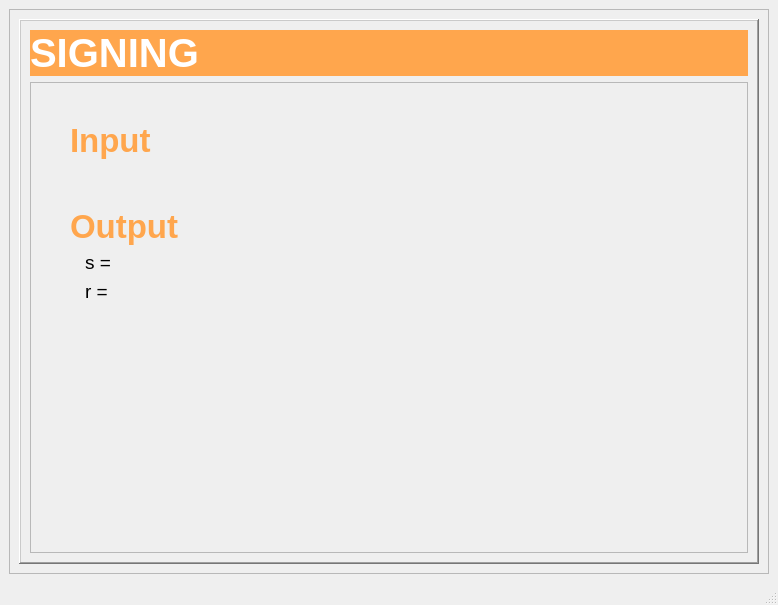
<?xml version="1.0" encoding="UTF-8"?>
<ui version="4.0">
 <class>MainWindow</class>
 <widget class="QMainWindow" name="MainWindow">
  <property name="geometry">
   <rect>
    <x>0</x>
    <y>0</y>
    <width>778</width>
    <height>605</height>
   </rect>
  </property>
  <property name="windowTitle">
   <string>Digital Signature</string>
  </property>
  <widget class="QWidget" name="centralwidget">
   <layout class="QGridLayout" name="gridLayout">
    <item row="0" column="0">
     <widget class="QFrame" name="frame">
      <property name="frameShape">
       <enum>QFrame::StyledPanel</enum>
      </property>
      <property name="frameShadow">
       <enum>QFrame::Raised</enum>
      </property>
      <layout class="QGridLayout" name="gridLayout_4">
       <item row="0" column="0">
        <widget class="QFrame" name="frame_signing">
         <property name="styleSheet">
          <string notr="true"/>
         </property>
         <property name="frameShape">
          <enum>QFrame::WinPanel</enum>
         </property>
         <property name="frameShadow">
          <enum>QFrame::Raised</enum>
         </property>
         <layout class="QGridLayout" name="gridLayout_3">
          <item row="0" column="0">
           <layout class="QVBoxLayout" name="verticalLayout_4">
            <item>
             <widget class="QLabel" name="signing">
              <property name="font">
               <font>
                <pointsize>30</pointsize>
                <weight>75</weight>
                <bold>true</bold>
               </font>
              </property>
              <property name="styleSheet">
               <string notr="true">background-color: rgb(255, 166, 77);
color: rgb(255, 255, 255);</string>
              </property>
              <property name="text">
               <string>SIGNING</string>
              </property>
              <property name="scaledContents">
               <bool>false</bool>
              </property>
              <property name="margin">
               <number>10</number>
              </property>
             </widget>
            </item>
            <item>
             <widget class="QScrollArea" name="scrollArea">
              <property name="widgetResizable">
               <bool>true</bool>
              </property>
              <widget class="QWidget" name="scrollAreaWidgetContents">
               <property name="geometry">
                <rect>
                 <x>0</x>
                 <y>0</y>
                 <width>714</width>
                 <height>422</height>
                </rect>
               </property>
               <layout class="QGridLayout" name="gridLayout_2">
                <item row="0" column="0">
                 <layout class="QVBoxLayout" name="verticalLayout">
                  <property name="leftMargin">
                   <number>30</number>
                  </property>
                  <property name="topMargin">
                   <number>30</number>
                  </property>
                  <item>
                   <layout class="QVBoxLayout" name="verticalLayout_2">
                    <item>
                     <widget class="QLabel" name="label_input">
                      <property name="font">
                       <font>
                        <pointsize>25</pointsize>
                        <weight>75</weight>
                        <italic>false</italic>
                        <bold>true</bold>
                        <underline>false</underline>
                       </font>
                      </property>
                      <property name="styleSheet">
                       <string notr="true">color: rgb(255, 166, 77);</string>
                      </property>
                      <property name="text">
                       <string>Input</string>
                      </property>
                      <property name="alignment">
                       <set>Qt::AlignLeading|Qt::AlignLeft|Qt::AlignVCenter</set>
                      </property>
                      <property name="wordWrap">
                       <bool>true</bool>
                      </property>
                      <property name="margin">
                       <number>0</number>
                      </property>
                     </widget>
                    </item>
                    <item>
                     <layout class="QHBoxLayout" name="horizontalLayout_2">
                      <property name="leftMargin">
                       <number>15</number>
                      </property>
                      <item>
                       <widget class="QLabel" name="label_dokumen">
                        <property name="font">
                         <font>
                          <pointsize>14</pointsize>
                         </font>
                        </property>
                        <property name="text">
                         <string/>
                        </property>
                       </widget>
                      </item>
                      <item>
                       <spacer name="horizontalSpacer_5">
                        <property name="orientation">
                         <enum>Qt::Horizontal</enum>
                        </property>
                        <property name="sizeHint" stdset="0">
                         <size>
                          <width>40</width>
                          <height>20</height>
                         </size>
                        </property>
                       </spacer>
                      </item>
                     </layout>
                    </item>
                   </layout>
                  </item>
                  <item>
                   <layout class="QVBoxLayout" name="verticalLayout_3">
                    <property name="topMargin">
                     <number>15</number>
                    </property>
                    <item>
                     <widget class="QLabel" name="label_output">
                      <property name="font">
                       <font>
                        <pointsize>25</pointsize>
                        <weight>75</weight>
                        <italic>false</italic>
                        <bold>true</bold>
                        <underline>false</underline>
                       </font>
                      </property>
                      <property name="styleSheet">
                       <string notr="true">color: rgb(255, 166, 77);</string>
                      </property>
                      <property name="text">
                       <string>Output</string>
                      </property>
                      <property name="alignment">
                       <set>Qt::AlignLeading|Qt::AlignLeft|Qt::AlignVCenter</set>
                      </property>
                      <property name="wordWrap">
                       <bool>true</bool>
                      </property>
                      <property name="margin">
                       <number>0</number>
                      </property>
                     </widget>
                    </item>
                    <item>
                     <layout class="QHBoxLayout" name="horizontalLayout">
                      <property name="leftMargin">
                       <number>15</number>
                      </property>
                      <item>
                       <widget class="QLabel" name="label_s">
                        <property name="font">
                         <font>
                          <pointsize>14</pointsize>
                         </font>
                        </property>
                        <property name="text">
                         <string>s = </string>
                        </property>
                       </widget>
                      </item>
                      <item>
                       <widget class="QLabel" name="label_nilais">
                        <property name="font">
                         <font>
                          <pointsize>14</pointsize>
                         </font>
                        </property>
                        <property name="text">
                         <string/>
                        </property>
                       </widget>
                      </item>
                      <item>
                       <spacer name="horizontalSpacer_3">
                        <property name="orientation">
                         <enum>Qt::Horizontal</enum>
                        </property>
                        <property name="sizeHint" stdset="0">
                         <size>
                          <width>40</width>
                          <height>20</height>
                         </size>
                        </property>
                       </spacer>
                      </item>
                     </layout>
                    </item>
                    <item>
                     <layout class="QHBoxLayout" name="horizontalLayout_5">
                      <property name="leftMargin">
                       <number>15</number>
                      </property>
                      <item>
                       <widget class="QLabel" name="label_r">
                        <property name="font">
                         <font>
                          <pointsize>14</pointsize>
                         </font>
                        </property>
                        <property name="text">
                         <string>r = </string>
                        </property>
                       </widget>
                      </item>
                      <item>
                       <widget class="QLabel" name="label_nilair">
                        <property name="font">
                         <font>
                          <pointsize>14</pointsize>
                         </font>
                        </property>
                        <property name="text">
                         <string/>
                        </property>
                       </widget>
                      </item>
                      <item>
                       <spacer name="horizontalSpacer_4">
                        <property name="orientation">
                         <enum>Qt::Horizontal</enum>
                        </property>
                        <property name="sizeHint" stdset="0">
                         <size>
                          <width>40</width>
                          <height>20</height>
                         </size>
                        </property>
                       </spacer>
                      </item>
                     </layout>
                    </item>
                   </layout>
                  </item>
                  <item>
                   <spacer name="verticalSpacer">
                    <property name="orientation">
                     <enum>Qt::Vertical</enum>
                    </property>
                    <property name="sizeHint" stdset="0">
                     <size>
                      <width>20</width>
                      <height>40</height>
                     </size>
                    </property>
                   </spacer>
                  </item>
                  <item>
                   <layout class="QHBoxLayout" name="horizontalLayout_4">
                    <item>
                     <spacer name="horizontalSpacer_2">
                      <property name="orientation">
                       <enum>Qt::Horizontal</enum>
                      </property>
                      <property name="sizeHint" stdset="0">
                       <size>
                        <width>40</width>
                        <height>20</height>
                       </size>
                      </property>
                     </spacer>
                    </item>
                    <item>
                     <widget class="QPushButton" name="btn_next">
                      <property name="font">
                       <font>
                        <weight>75</weight>
                        <bold>true</bold>
                       </font>
                      </property>
                      <property name="cursor">
                       <cursorShape>SizeHorCursor</cursorShape>
                      </property>
                      <property name="styleSheet">
                       <string notr="true"/>
                      </property>
                      <property name="text">
                       <string/>
                      </property>
                      <property name="autoDefault">
                       <bool>false</bool>
                      </property>
                      <property name="default">
                       <bool>false</bool>
                      </property>
                      <property name="flat">
                       <bool>true</bool>
                      </property>
                     </widget>
                    </item>
                   </layout>
                  </item>
                 </layout>
                </item>
               </layout>
              </widget>
             </widget>
            </item>
           </layout>
          </item>
         </layout>
        </widget>
       </item>
      </layout>
     </widget>
    </item>
   </layout>
  </widget>
  <widget class="QMenuBar" name="menubar">
   <property name="geometry">
    <rect>
     <x>0</x>
     <y>0</y>
     <width>778</width>
     <height>25</height>
    </rect>
   </property>
  </widget>
  <widget class="QStatusBar" name="statusbar"/>
 </widget>
 <resources/>
 <connections/>
</ui>
